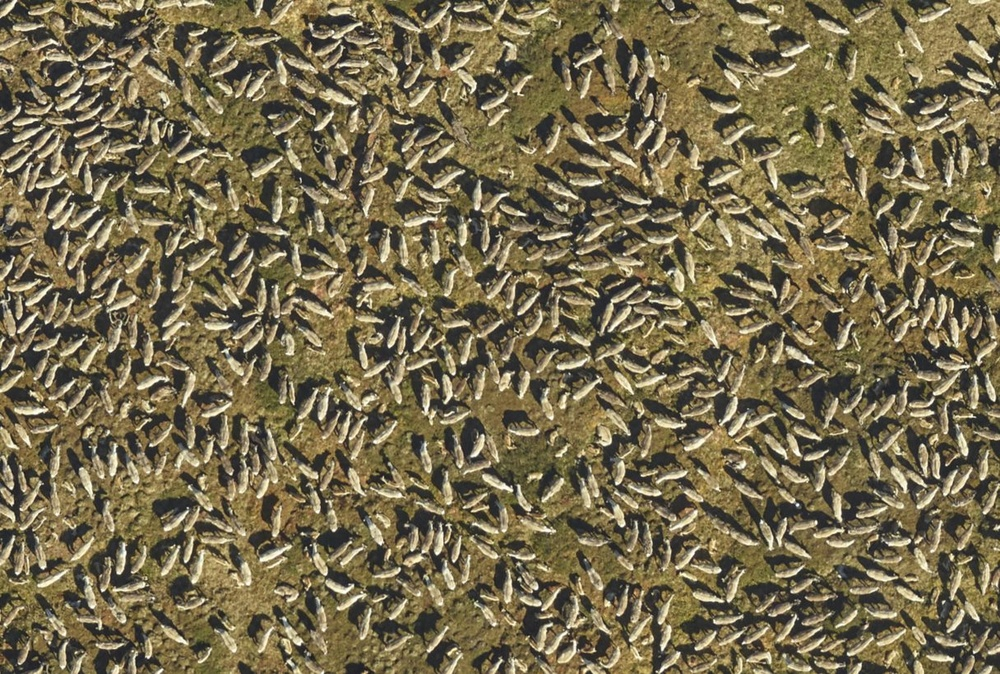
#> input picture code/datasets/images/caribou.jpg, 1000 x 674 px, shrunk from 1216 x 819 before the run
$ jupyter execute --allow-errors '07. Segmentation lab.ipynb'
#> lines starting #> are read from the running program, lines starting #| are printed output that depends on the picture
[cell 1]
import cv2
import numpy as np
import matplotlib.pyplot as plt

img = cv2.imread("datasets/images/caribou.jpg")
#> img is the input picture: shape (674, 1000, 3); mean B, G, R 78.4, 108.1, 118.9
img = cv2.cvtColor(img, cv2.COLOR_BGR2RGB)
plt.imshow(img)
plt.show()

#TODO: write some code here that will produce a picture much closer to expected

[cell 2]
# 1. display separate colour components

# SILLY STUFF
red_minus_green = img[:,:,0] - img[:,:,1]
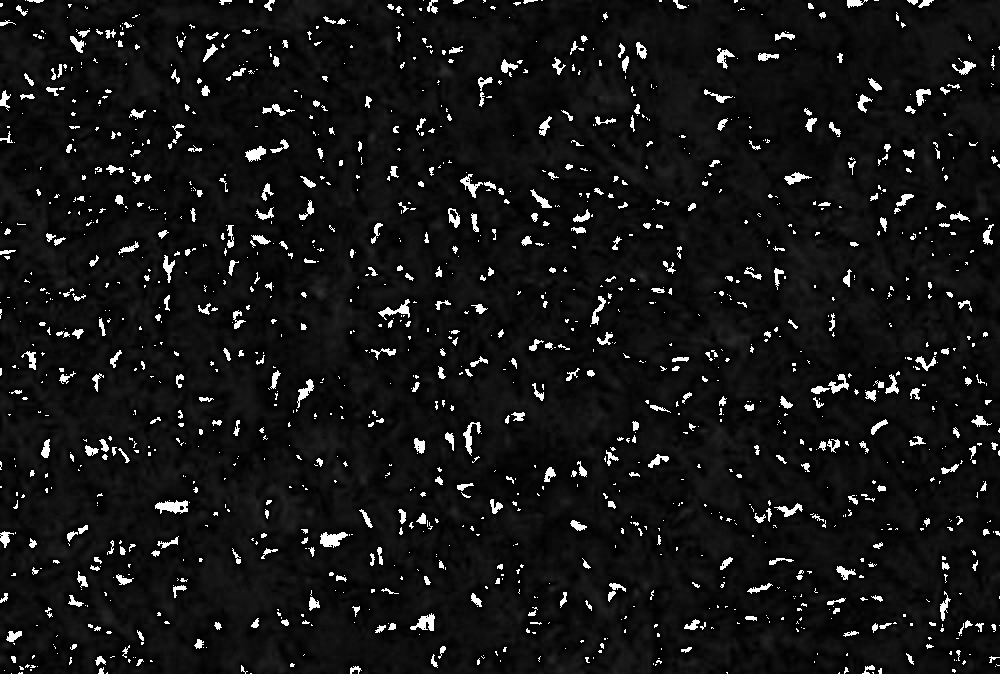
#> red_minus_green: shape (674, 1000); min 0, max 255, mean 22
plt.imshow(img[:,:,0])
plt.show()
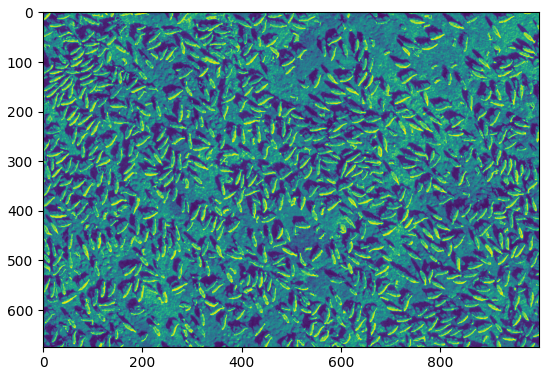
#> figure drawn by matplotlib, 1 panel
plt.imshow(img[:,:,0] > 50)
plt.show()
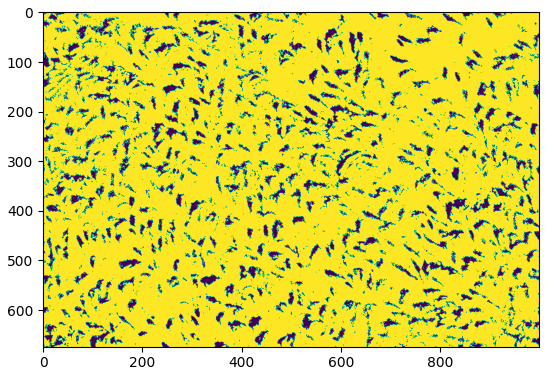
#> figure drawn by matplotlib, 1 panel
plt.imshow(img[:,:,1])
plt.show()
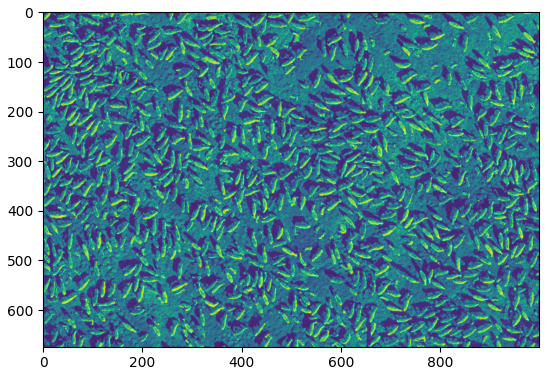
#> figure drawn by matplotlib, 1 panel
plt.imshow(img[:,:,2])
plt.show()
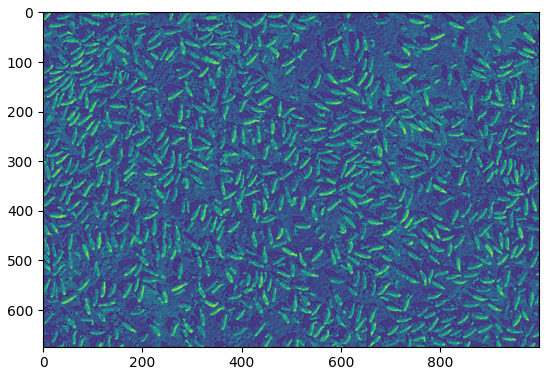
#> figure drawn by matplotlib, 1 panel
plt.imshow(red_minus_green)
plt.show()

[cell 3]
# 2. convert to HSV space and display separate components

# SILLY STUFF
hsv = cv2.cvtColor(img, cv2.COLOR_BGR2HSV)
#> hsv: shape (674, 1000, 3); mean H, S, V 96.4, 88.1, 119.1
hue_plus_red_minus_green = hsv[:,:,0] + red_minus_green
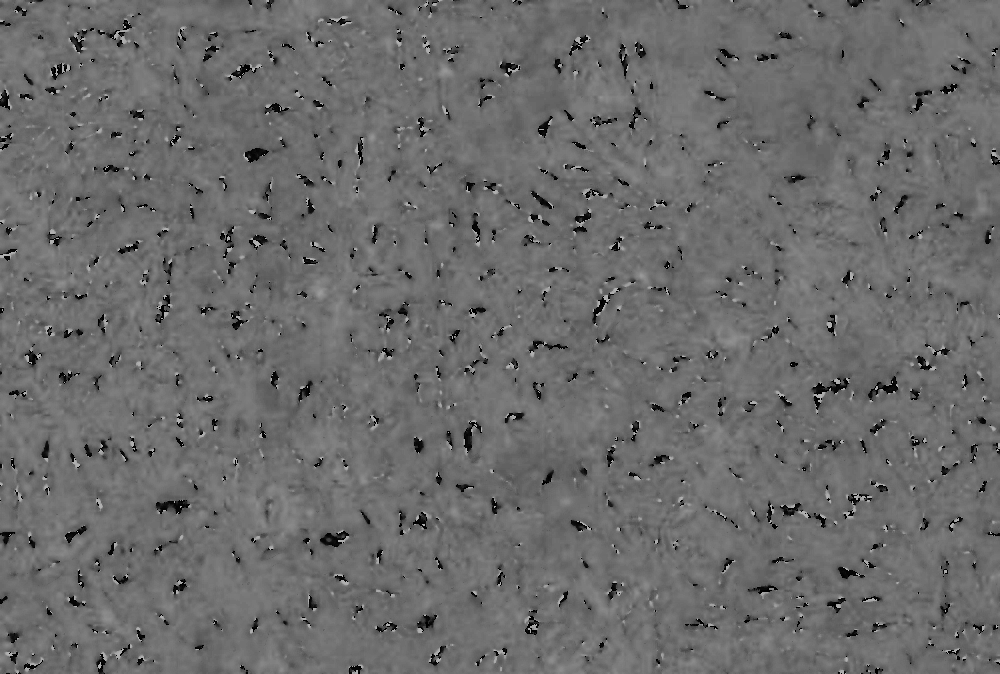
#> hue_plus_red_minus_green: shape (674, 1000); min 0, max 179, mean 107.2
plt.imshow(hue_plus_red_minus_green)
plt.show()
plt.imshow((hsv[:,:,2] > 160))
plt.show()
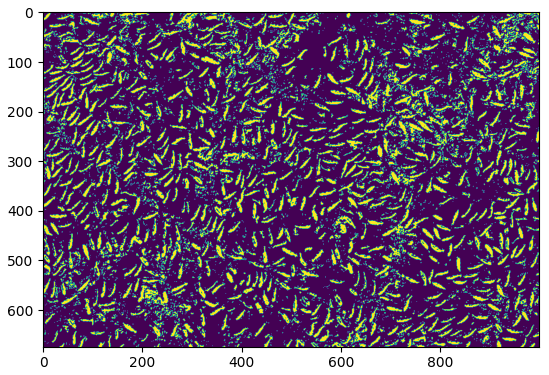
#> figure drawn by matplotlib, 1 panel
plt.imshow(hsv[:,:,2])
plt.show()

[cell 4]
# 3. apply filtering (median, uniform, Gaussian) if needed

# SILLY STUFF
median = cv2.medianBlur(hue_plus_red_minus_green, 7)
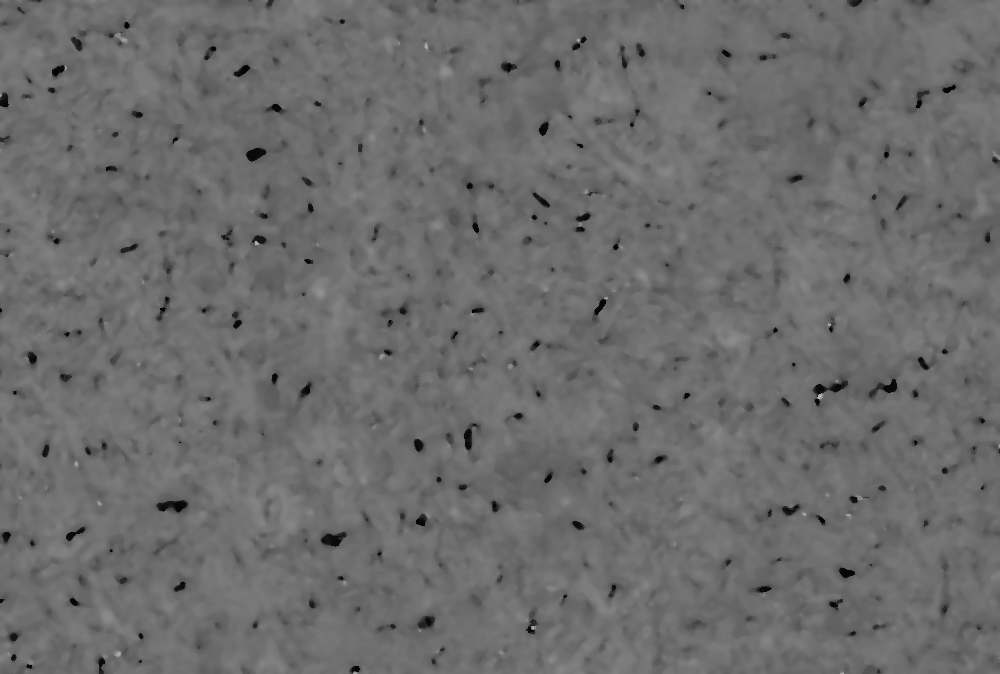
#> median: shape (674, 1000); min 0, max 175, mean 108
plt.figure(figsize=(16,8))
plt.imshow(median)
plt.show()

$ run again, with code/datasets/images/bears.jpg copied over code/datasets/images/caribou.jpg
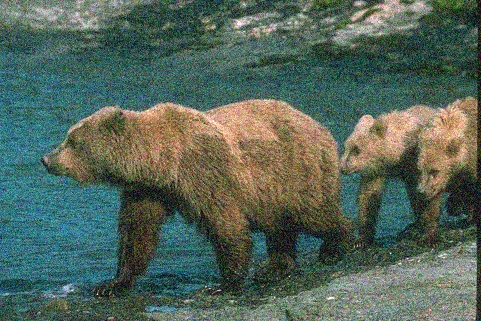
#> input picture code/datasets/images/bears.jpg, 481 x 321 px
#> img is the input picture: shape (321, 481, 3); mean B, G, R 89.3, 101.7, 84.6
#> hsv: shape (321, 481, 3); mean H, S, V 60.6, 98.1, 110.1
#> `median = cv2.medianBlur(hue_plus_red_minus_green, 7)`:
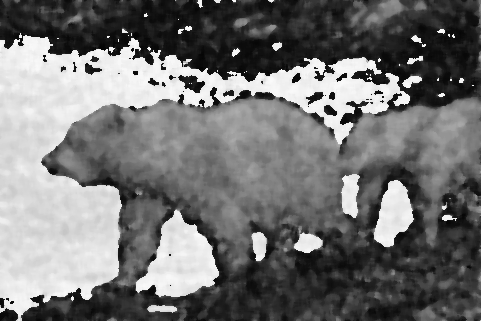
#> median: shape (321, 481); min 3, max 251, mean 114.8
#> `ret, label, center = cv2.kmeans(Z, K, None, criteria, 10, cv2.KMEANS_R..`: ret = 262466557.4; center = [[65.09, 63.24, 65.13], [212.8, 216.8, 212.7]]
#> `center = np.uint8(center)`: center = [[65, 63, 65], [212, 216, 212]]
#| Centers: [65 63 65] [212 216 212]
#> `res = center[label.flatten()].reshape((better_image.shape))`:
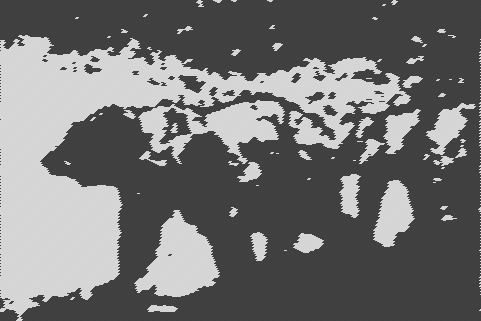
#> res: shape (321, 481); min 63, max 216, mean 114.4
